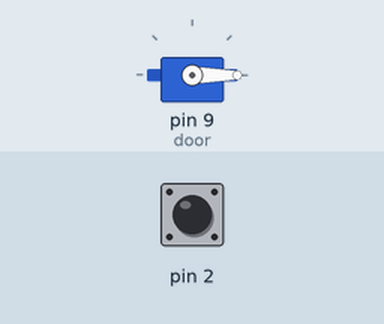
Recording of a sketch running on a simulated Arduino Uno, built with avr-gcc and run on an emulated ATmega328P. On the bench: servo. Inputs (shaded band) come from the test bench; at power-on: pin 2 HIGH.

Above: at 1.2 s.
1.3 s: pin 2 pulled LOW for 3.2 s
At 2.2 s:
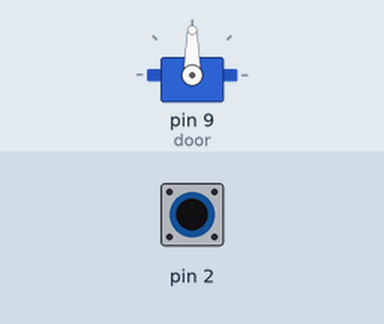
7.5 s: pin 2 pulled LOW for 0.15 s
At 8.2 s:
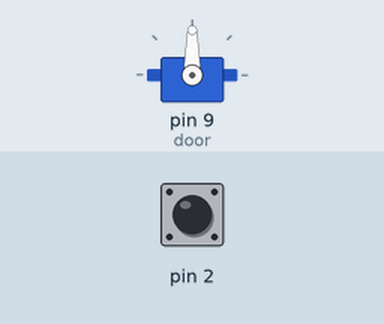
10.6 s: pin 2 pulled LOW for 1 s
At 14.0 s:
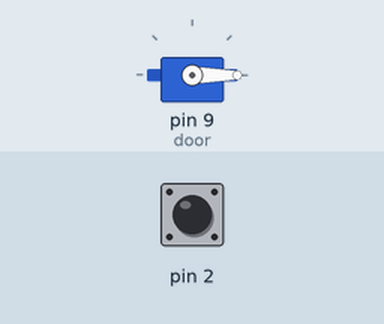
Timing chart, 0 to 15.5 s (numbered marks = the images above; inputs shaded):
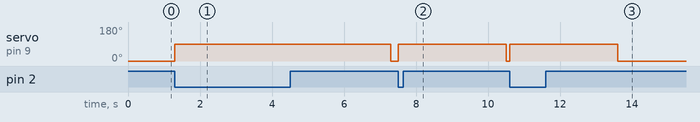

The sketch:

06_Smart_Door.ino
```cpp
// IUBPC Robotics Challenge - Card 6: Smart Door
// Board: Arduino Uno

#include <Servo.h>

Servo door;

void setup() {
  pinMode(2, INPUT_PULLUP);
  door.attach(9);
  door.write(0);
}

void loop() {
  if (digitalRead(2) == LOW) {
    door.write(90);
    delay(3000);
    door.write(0);
  }
}
```

Measured:
- after the input at 1.3 s, servo on pin 9 (door): 0° → 90° at once, → 0° 6.0 s later
- after the input at 7.5 s, servo on pin 9 (door): 0° → 90° at once, → 0° 3.0 s later
- after the input at 10.6 s, servo on pin 9 (door): 0° → 90° at once, → 0° 3.0 s later
